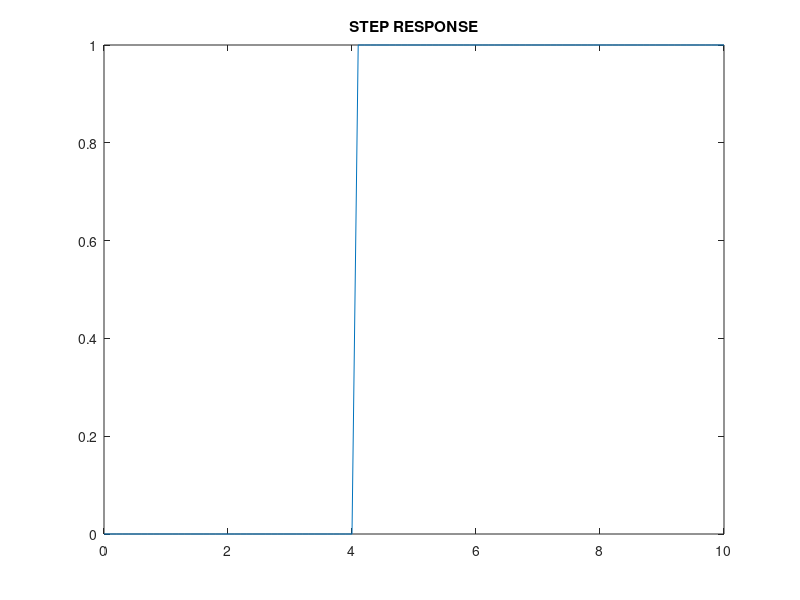

The MATLAB script that drew this image:
%% Graphics-generation-in-MatLab
% Genetate differents graphics in order to use from systems
close all 
clear all
clc
% menu ghaphics
options = menu('GRAPHICS MODE', 'SYSTEM RESPONSE', 'GRAPHICS GENERATE');
if options == 1
    choice = menu('CHOOSE THE DESIRED GRAPHICS', 'STEP RESPONSE', 'UNDER DAMPERED', 'OVERDAMPERED', 'CRITICALLY DAMPERED', 'PERFORM ALL GRAPHICS');
    % Step Graphics
    if choice==1
        t=0:0.1:10;
        x1=ones(size(t));
        x2=-ones(1,41);
        x3=zeros(1,60);
        x4=[x2 x3];
        x=x1+x4;
        plot(t,x)
        title('STEP RESPONSE')
    %     break;
    end
    % graphics 2
    % UNDER DAMPERED SYSTEM
    if (choice==2)
        s=tf('s')
        gr=exp(-4*s)
        num=[1 4]
        den=[1  3  5 4]
        g=tf(num,den)
        f=(gr*g)
        step(f,'r')
        title('UNDERDAMPERED SYSTEM')
    end
    % OVERDAMPERED
    if choice==3
        num1=[2]
        den1=[1 5 2]
        s=tf('s');
        g1=tf([num1],[den1]);
        gr=exp(-4*s);
        g2=g1*gr;
        step(g2,'g')
        title('OVERDAMPERED SYSTEM')
    end

    % CRITICALLY DAMPERED
    if choice==4
        num2=[1];
        den2=[1 4 1]
        s=tf('s');
        gr=exp(-4*s);
        g3=tf([num2],[den2])
        g4=g3*gr;
        step(g4)
        title('CRITICALLY DAMPERED SYSTEM')
    end

    % ALL GRAPHICS
    if choice==5
        % STEP RESPONSE
        t=0:0.1:10;
        x1=ones(size(t));
        x2=-ones(1,41);
        x3=zeros(1,60);
        x4=[x2 x3];
        x=x1+x4;
        plot(t,x)
        hold on
        % UNDER DAMPERED SYSTEM
        s=tf('s');
        gr=exp(-4*s);
        num=[1 4];
        den=[1  3  5 4];
        g=tf(num,den);
        f=(gr*g);
        step(f,'r')
        hold on
        % OVERDAMPERED
        num1=[2];
        den1=[1 5 2];
        s=tf('s');
        g1=tf([num1],[den1]);
        gr=exp(-4*s);
        g2=g1*gr;
        step(g2,'g')
        hold on
        % CRITICALLY DAMPERED SYSTEM
        num2=[1];
        den2=[1 4 1];
        s=tf('s');
        gr=exp(-4*s);
        g3=tf([num2],[den2]);
        g4=g3*gr;
        step(g4)
        hold on  
        title('SYSTEMS RESPONSE')
        legend('Step response', 'Underdamped System', 'Overdamped System', 'Critically Damped System')
    end
end

if options == 2
    choice1 = menu('CHOOSE THE SHAPE', 'CIRCLE', 'PENTAGON','STRAIGHT WITH SINUSOID', 'SPIRAL', 'ALL THE GRAPHS');
    if choice1 == 1
        %%CIRCLE
        t=0:0.01:100;
        tita=t.*(2*pi/100);
        x=2*cos(tita)+5;
        x1=2*sin(tita)+5;
        y=x+x1;
        plot(x,x1);axis([0 10 0 10]);
        title('Circle')
    end
    if choice1 == 2
        %%pentagon
        t=0:100/5:100;
        tita=(t.*(2*pi/(100)) +pi/2);
        %tita=0+pi/2:2*pi/5:2*pi +pi/2;
        x=2*cos(tita)+5;
        x1=2*sin(tita)+5;
        plot(x,x1);axis([0 10 0 10]);
        title('Pentagon')
    end
    if choice1 == 3
        %%Straight with sinusoid
        t=0:1:100;
        t1=t;
        y1=t+10*sin(t.*(2*pi/25));
        plot(t1,y1,t1,t)
        title('Straight with sinusoid')
    end
    if choice1 == 4
    %%Spiral
    %r(tita)=a+b*tita
    t=0:0.01:100;
    tita=(t.*(2*pi/(10)));
    x=(tita./10).*cos(tita)+8;
    x1=(tita./10).*sin(tita)+8;
    plot(x,x1);axis([0 15 0 15]);
    title('Spiral')
    end
    
    if choice1 == 5
        %%CIRCLE
        t=0:0.01:100;
        tita=t.*(2*pi/100);
        x=2*cos(tita)+5;
        x1=2*sin(tita)+5;
        y=x+x1;
        plot(x,x1);axis([0 10 0 10]);
        hold on;
 
        %%pentagon
        t=0:100/5:100;
        tita=(t.*(2*pi/(100)) +pi/2);
        %tita=0+pi/2:2*pi/5:2*pi +pi/2;
        x=2*cos(tita)+5;
        x1=2*sin(tita)+5;
        plot(x,x1);axis([0 10 0 10]);
        hold on;
        
        %%Straight with sinusoid
        t=0:1:100;
        t1=t;
        y1=t+10*sin(t.*(2*pi/25));
        plot(t1,y1,t1,t)
        hold on;
        
        %%Spiral
        %r(tita)=a+b*tita
        t=0:0.01:100;
        tita=(t.*(2*pi/(10)));
        x=(tita./10).*cos(tita)+8;
        x1=(tita./10).*sin(tita)+8;
        plot(x,x1);axis([0 15 0 15]);
        hold on;
        legend('CHOOSE THE SHAPE', 'CIRCLE', 'PENTAGON','STRAIGHT WITH SINUSOID', 'SPIRAL', 'ALL THE GRAPHS')
    end

end